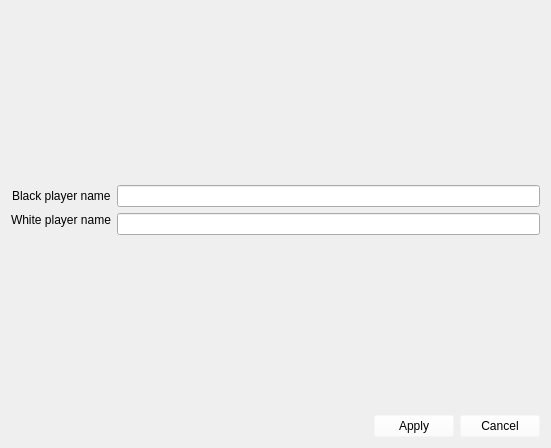
<?xml version="1.0" encoding="UTF-8"?>
<ui version="4.0">
 <class>SettingsForm</class>
 <widget class="QWidget" name="SettingsForm">
  <property name="geometry">
   <rect>
    <x>0</x>
    <y>0</y>
    <width>551</width>
    <height>448</height>
   </rect>
  </property>
  <property name="windowTitle">
   <string>Form</string>
  </property>
  <layout class="QGridLayout" name="gridLayout" rowstretch="1,0">
   <item row="1" column="0">
    <layout class="QHBoxLayout" name="horizontalLayout">
     <property name="sizeConstraint">
      <enum>QLayout::SetFixedSize</enum>
     </property>
     <item alignment="Qt::AlignRight">
      <widget class="QPushButton" name="applyButton">
       <property name="sizePolicy">
        <sizepolicy hsizetype="Minimum" vsizetype="Fixed">
         <horstretch>0</horstretch>
         <verstretch>0</verstretch>
        </sizepolicy>
       </property>
       <property name="cursor">
        <cursorShape>PointingHandCursor</cursorShape>
       </property>
       <property name="styleSheet">
        <string notr="true">font: italic 28pt &quot;Brush Script MT&quot;;
background-color: rgba(255,255,255,0);</string>
       </property>
       <property name="text">
        <string>Apply</string>
       </property>
      </widget>
     </item>
     <item>
      <widget class="QPushButton" name="cancelButton">
       <property name="sizePolicy">
        <sizepolicy hsizetype="Fixed" vsizetype="Fixed">
         <horstretch>0</horstretch>
         <verstretch>0</verstretch>
        </sizepolicy>
       </property>
       <property name="cursor">
        <cursorShape>PointingHandCursor</cursorShape>
       </property>
       <property name="styleSheet">
        <string notr="true">font: italic 28pt &quot;Brush Script MT&quot;;
background-color: rgba(255,255,255,0);</string>
       </property>
       <property name="text">
        <string>Cancel</string>
       </property>
      </widget>
     </item>
    </layout>
   </item>
   <item row="0" column="0">
    <layout class="QFormLayout" name="formLayout">
     <property name="fieldGrowthPolicy">
      <enum>QFormLayout::AllNonFixedFieldsGrow</enum>
     </property>
     <property name="labelAlignment">
      <set>Qt::AlignCenter</set>
     </property>
     <property name="formAlignment">
      <set>Qt::AlignCenter</set>
     </property>
     <property name="topMargin">
      <number>0</number>
     </property>
     <property name="bottomMargin">
      <number>0</number>
     </property>
     <item row="1" column="0">
      <widget class="QLabel" name="blackNameLabel">
       <property name="sizePolicy">
        <sizepolicy hsizetype="Fixed" vsizetype="Preferred">
         <horstretch>0</horstretch>
         <verstretch>0</verstretch>
        </sizepolicy>
       </property>
       <property name="styleSheet">
        <string notr="true">font: italic 28pt &quot;Brush Script MT&quot;;</string>
       </property>
       <property name="text">
        <string>Black player name</string>
       </property>
      </widget>
     </item>
     <item row="1" column="1">
      <widget class="QLineEdit" name="blackNameLine">
       <property name="styleSheet">
        <string notr="true">font: italic 28pt &quot;Brush Script MT&quot;;</string>
       </property>
       <property name="maxLength">
        <number>32</number>
       </property>
      </widget>
     </item>
     <item row="2" column="0">
      <widget class="QLabel" name="whiteNameLabel">
       <property name="sizePolicy">
        <sizepolicy hsizetype="Fixed" vsizetype="Fixed">
         <horstretch>0</horstretch>
         <verstretch>0</verstretch>
        </sizepolicy>
       </property>
       <property name="styleSheet">
        <string notr="true">font: italic 28pt &quot;Brush Script MT&quot;;</string>
       </property>
       <property name="midLineWidth">
        <number>4</number>
       </property>
       <property name="text">
        <string>White player name</string>
       </property>
      </widget>
     </item>
     <item row="2" column="1">
      <widget class="QLineEdit" name="whiteNameLine">
       <property name="cursor">
        <cursorShape>IBeamCursor</cursorShape>
       </property>
       <property name="styleSheet">
        <string notr="true">font: italic 28pt &quot;Brush Script MT&quot;;</string>
       </property>
       <property name="text">
        <string/>
       </property>
       <property name="maxLength">
        <number>32</number>
       </property>
      </widget>
     </item>
    </layout>
   </item>
  </layout>
 </widget>
 <resources/>
 <connections/>
</ui>
